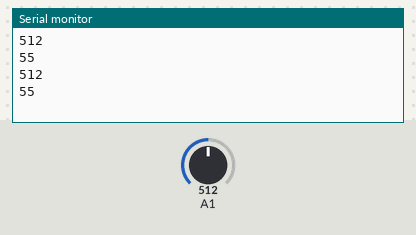
Simulated run of this sketch. Board: Arduino Uno, built with avr-gcc and run on an emulated ATmega328P. On the bench: the last lines printed to the serial monitor. Inputs (shaded band) come from the test bench; at power-on: A1 = 512.

Above: at 2.8 s.
2.9 s: A1 set to 716
At 5.2 s:
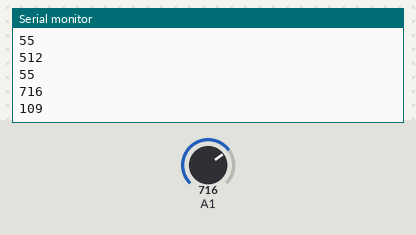
5.6 s: A1 set to 900
At 6.8 s:
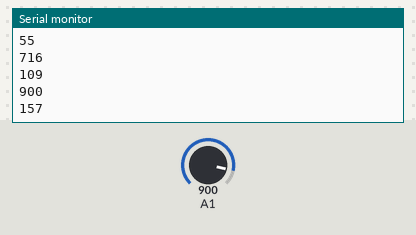
Timing chart, 0 to 8.6 s (numbered marks = the images above; inputs shaded):
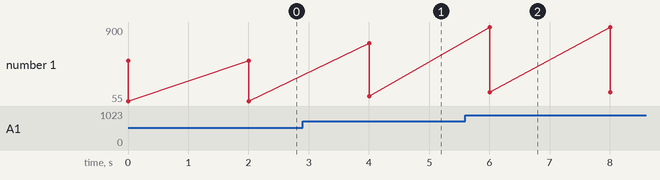

Measured:
- after the input at 2.9 s, the serial monitor: prints a new line after 1.1 s (image 1)
- after the input at 5.6 s, the serial monitor: prints a new line after 0.40 s (image 2)
- plotted number 1: 55 → 109 after the input at 2.9 s, 109 → 157 after the input at 5.6 s

The sketch:

Airpollutiondetection.ino
```cpp
void setup() {
  // put your setup code here, to run once:
  pinMode(A1, INPUT);
Serial.begin(9600);
}

void loop() {
  // put your main code here, to run repeatedly:
int a=analogRead(A1);
Serial.println(a);
int percentage= map(a,300,680,0,100);
Serial.println(percentage);
delay(2000);

}
```
